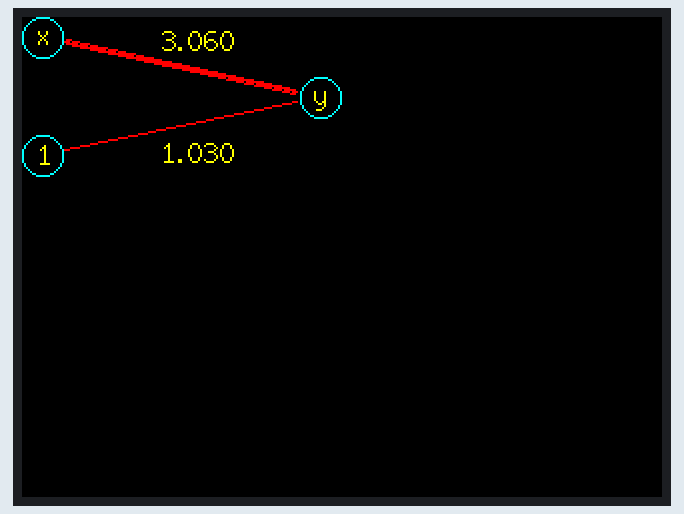
Recording of a sketch running on a simulated ESP32. Parts: 320×240 colour display. What the sketch prints to the serial monitor is not drawn.

Above: at 1.3 s.
At 2.7 s:
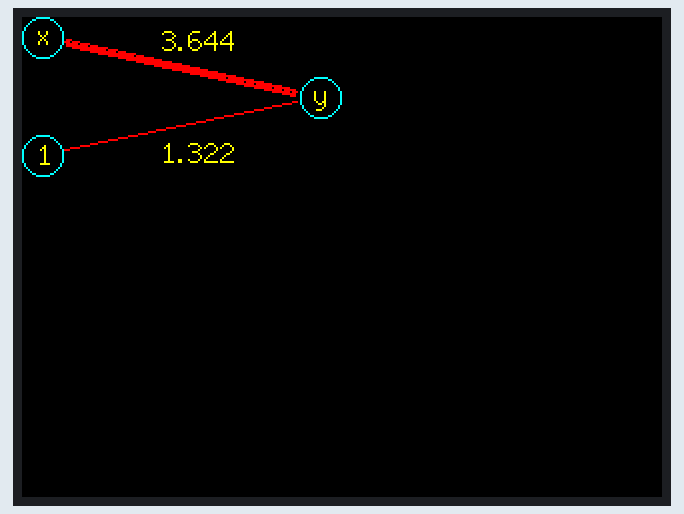
At 4.4 s:
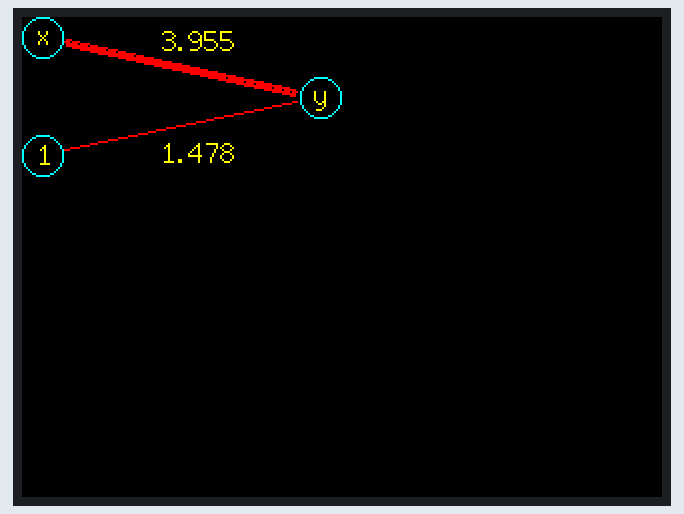
At 7.6 s:
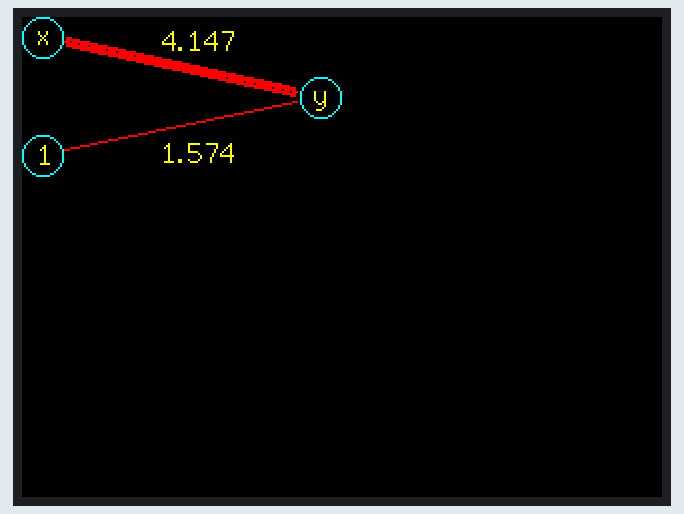
At 13.9 s:
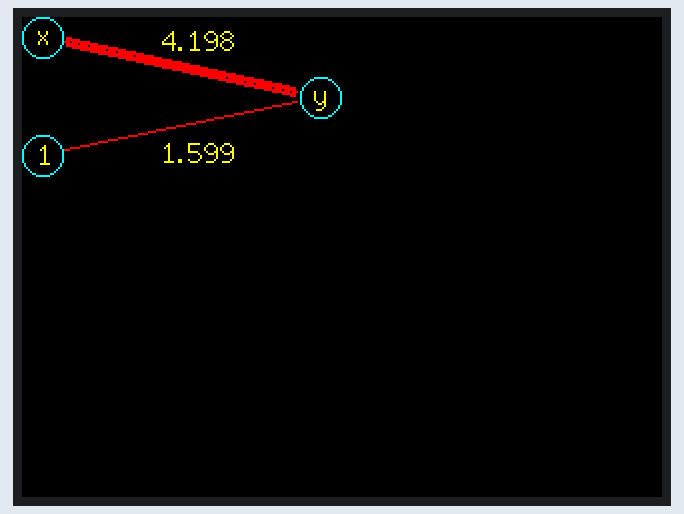
At 17.1 s:
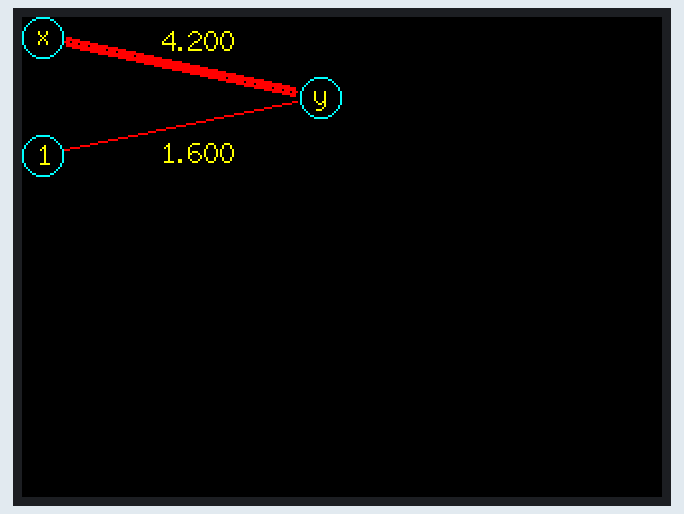

The sketch:

x1y1_dnn.ino
```cpp
#include "dnn_display.h"

double x = 2;
double w = 3;
double b = 1;
double yT = 10;
double lr  = 0.01;

void dnn_test() {

  for(int epoch=0;epoch<200;epoch++) {

    double y = x*w + 1*b;
    double E = (y - yT)*(y - yT) / 2;
    double yE = y - yT;
    double wE = yE*x;
    double bE = yE*1;
    w -= lr*wE;
    b -= lr*bE;

    printf("epoch = %d\n", epoch);
    printf("y  = %6.3f\n", y);
    printf("wE = %6.3f, bE = %6.3f\n", wE, bE);
    printf("w  = %6.3f, b  = %6.3f\n", w, b);

    if(E< 0.0000001) break;

    draw_dnn(w,b);

    delay(100);

  }

}

void setup() {

  tft_setup();

  Serial.begin(115200);
  delay(1000);

  dnn_test();

}

void loop() {

}
```

dnn_display.cpp
```cpp
#include "dnn_display.h"

TFT_eSPI tft = TFT_eSPI();

void drawLine_circle_to_circle(
  point& pt1, int r1,
  point& pt2, int r2,
  double weight_now, double weight_prev) {
    int x1 = pt1.x + r1*cos(atan2(pt2.y-pt1.y, pt2.x-pt1.x));
    int y1 = pt1.y + r1*sin(atan2(pt2.y-pt1.y, pt2.x-pt1.x));
    int x2 = pt2.x - r2*cos(atan2(pt2.y-pt1.y, pt2.x-pt1.x));
    int y2 = pt2.y - r2*sin(atan2(pt2.y-pt1.y, pt2.x-pt1.x));

    uint16_t colorLine = TFT_RED;
    if(weight_now<0) colorLine = TFT_BLUE;

    weight_now = pow(weight_now, 2)/4;
    weight_prev = pow(weight_prev, 2)/4;

    if(abs(weight_prev)>abs(weight_now)) {
      if(abs(weight_now)>6)tft.drawLine(x1+1,y1-3,x2-1,y2-3,TFT_BLACK);
      else if(abs(weight_now)>5)tft.drawLine(x1+1,y1+3,x2-1,y2+3,TFT_BLACK);
      else if(abs(weight_prev)>4)tft.drawLine(x1+1,y1-2,x2-1,y2-2,TFT_BLACK);
      else if(abs(weight_prev)>3)tft.drawLine(x1+1,y1+2,x2-1,y2+2,TFT_BLACK);
      else if(abs(weight_prev)>2)tft.drawLine(x1+1,y1-1,x2-1,y2-1,TFT_BLACK);
      else if(abs(weight_prev)>1)tft.drawLine(x1+1,y1+1,x2-1,y2+1,TFT_BLACK);
      else if(abs(weight_prev)>0) tft.drawLine(x1,y1,x2,y2,TFT_BLACK);
    }

    if(abs(weight_now)>0) tft.drawLine(x1,y1,x2,y2,colorLine);
    if(abs(weight_now)>1)tft.drawLine(x1+1,y1+1,x2-1,y2+1,colorLine);
    if(abs(weight_now)>2)tft.drawLine(x1+1,y1-1,x2-1,y2-1,colorLine);
    if(abs(weight_now)>3)tft.drawLine(x1+1,y1+2,x2-1,y2+2,colorLine);
    if(abs(weight_now)>4)tft.drawLine(x1+1,y1-2,x2-1,y2-2,colorLine);
    if(abs(weight_now)>5)tft.drawLine(x1+1,y1+3,x2-1,y2+3,colorLine);
    if(abs(weight_now)>6)tft.drawLine(x1+1,y1-3,x2-1,y2-3,colorLine);

}

void tft_setup() {

  tft.begin();
  tft.setRotation(3);

  tft.fillScreen(TFT_BLACK);

}

void drawText(point &pt, char * nodeName) {
  int x = pt.x;
  int y = pt.y;

  tft.setCursor(x, y);
  tft.setTextFont(2);
  tft.setTextColor(TFT_YELLOW, TFT_BLACK);
  tft.setTextSize(1);
  tft.printf("%s", nodeName);
}

void drawText(point &pt, double weight) {
  int x = pt.x;
  int y = pt.y;

  tft.setCursor(x, y);
  tft.setTextFont(2);
  tft.setTextColor(TFT_YELLOW, TFT_BLACK);
  tft.setTextSize(1);
  tft.printf("%.3f", weight);
}

void draw_dnn(
  double w,
  double b) {

  static bool circleDrawn = false;
  if(!circleDrawn) {
    circleDrawn = true;
    tft.drawCircle(10,10,10,TFT_CYAN);
    tft.drawCircle(10,69,10,TFT_CYAN);
    tft.drawCircle(149,40,10,TFT_CYAN);

    point pt_x = {8, 1};
    point pt_1 = {8, 61};
    point pt_y = {146, 31};

    drawText(pt_x, "x");
    drawText(pt_1, "1");
    drawText(pt_y, "y");
  }

  static double w_prev, b_prev;

  point pt_x = {10, 10};
  point pt_1 = {10, 69};
  point pt_y = {149, 40};

  drawLine_circle_to_circle(pt_x, 12, pt_y, 12, w, w_prev);
  drawLine_circle_to_circle(pt_1, 12, pt_y, 12, b, b_prev);

  w_prev = w;
  b_prev = b;

  point pt_w = {70, 4};
  point pt_b = {70, 60};
  drawText(pt_w, w);
  drawText(pt_b, b);

}
```

dnn_display.h
```cpp
#ifndef _DNN_DISPLAY_H_
#define _DNN_DISPLAY_H_

#include <SPI.h>
#include <TFT_eSPI.h>
#include <math.h>

struct point {
  int x;
  int y;
};

void drawLine_circle_to_circle(
  point& pt1, int r1,
  point& pt2, int r2,
  double weight_now, double weight_prev);
void tft_setup();
void draw_dnn(
  double w,
  double b);

#endif//_DNN_DISPLAY_H_
```
